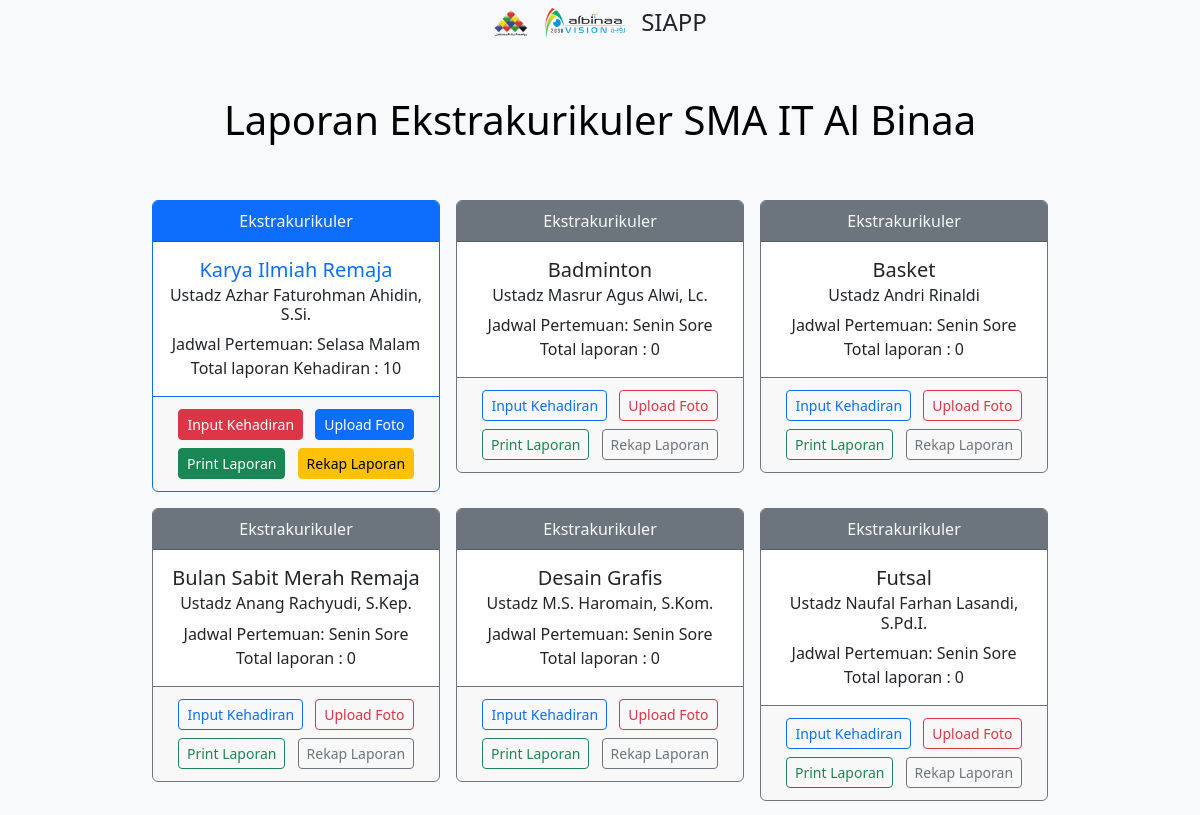
The page /laporan/ (signed in, upper part) on the database as committed earlier.
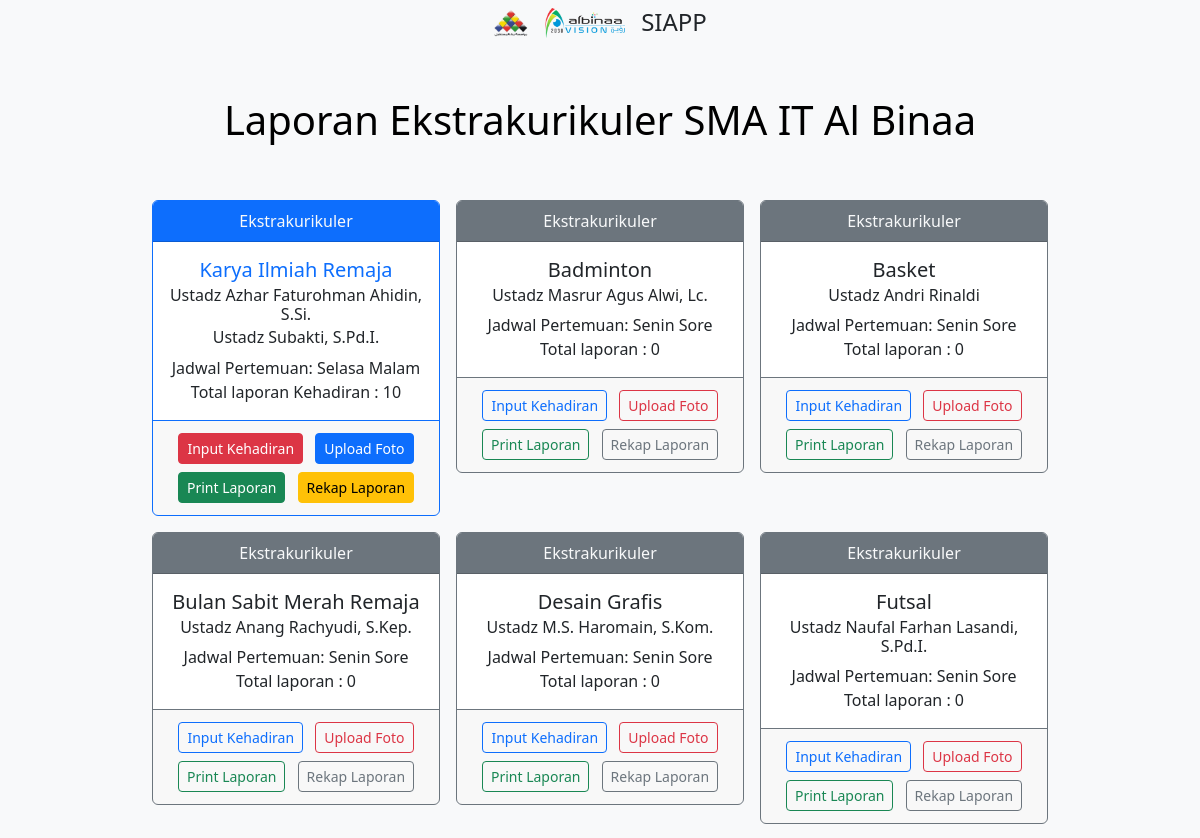
The same page on the database as committed later.
### ekskul/models.py (models this page shows, shortened)
class Extracurricular(models.Model):
    hari = (
        ('Senin', 'Senin'),
        ('Selasa', 'Selasa'),
        ('Rabu', 'Rabu'),
        ('Kamis', 'Kamis'),
        ('Jumat', 'Jumat'),
        ('Sabtu', 'Sabtu'),
        ('Ahad', 'Ahad'),
    )
    jenis = (
        ("Ekskul", "Ekstrakurikuler"),
        ("SC", "Study Club"),
    )
    pilihan_waktu = (
        ("Sore","Sore"),
        ("Malam","Malam"),
        ("Pagi","Pagi"),
        ("Siang","Siang"),
    )
    nama = models.CharField(max_length=50, verbose_name="Nama Ekskul")
    pembina = models.ManyToManyField(Teacher)
    jadwal = models.CharField(max_length=15, choices=hari, verbose_name="Jadwal Pembinaan")
    waktu = models.CharField(max_length=15, choices=pilihan_waktu)
    jadwal_tambahan = models.CharField(max_length=20, choices=hari, default="Tidak ada", blank=True)
    waktu_tambahan = models.CharField(max_length=15, choices=pilihan_waktu, blank=True)
    tipe = models.CharField(max_length=20, choices=jenis, blank=True)
    slug = models.SlugField(blank=True)
    logo = CompressedImageField(upload_to='ekskul/logo', default='no-image.png', blank=True, null=True)

class Teacher(models.Model):
    user = models.OneToOneField(User, on_delete=models.CASCADE, verbose_name="Username",)
    nama_lengkap = models.CharField(max_length=100, verbose_name="Nama Ustadz")
    niy = models.IntegerField(default=0, verbose_name='NIY')
    gelar_depan = models.CharField(max_length=20, blank=True)
    gelar_belakang = models.CharField(max_length=20, blank=True)
    jabatan = models.CharField(max_length=100, blank=True)
    jabatan_khusus = models.CharField(max_length=100, blank=True)
    email = models.EmailField(default='user@gmail.com')
    no_hp = models.IntegerField(blank=True, default=0)
    foto = CompressedImageField(upload_to='user', default='blank-profile.png', blank=True, null=True, quality=50, help_text="format foto .jpg / .jpeg")
    def __str__(self):
        if self.gelar_depan or self.gelar_belakang:
            return f'%s %s, %s.' % (self.gelar_depan, self.nama_lengkap, self.gelar_belakang)
        else:
            return self.nama_lengkap

### laporan/views.py (the view)
# urls.py: path('', deskripsi.views.home_view, name='app-index'),
def index(request):
    if request.user.is_authenticated or request.user.is_superuser:
        ekskul = Extracurricular.objects.filter(pembina=request.user.teacher).order_by('tipe', 'nama')
        extra = Extracurricular.objects.exclude(pembina=request.user.teacher).order_by('tipe', 'nama')
        context = {
            'ekskul': ekskul,
            'extra': extra,
        }
    else:
        ekskul = Extracurricular.objects.all().order_by('tipe', 'nama')
        context = {
            'ekskul': ekskul,
        }
    return render(request, 'laporan.html', context)

### templates/laporan.html (shortened to what the changed rows need)
{% extends 'base.html' %}
{% block content %}
    <div class="my-5 pt-5 text-center">
        <h1>Laporan Ekstrakurikuler SMA IT Al Binaa</h1>
    </div>
    <div class="container text-center">
        <div class="d-flex flex-wrap justify-content-center">
            {% if ekskul %}
                {% for data in ekskul %}
                    <div class="card border-primary m-2" style="width: 18rem; height: 100%;">
                        <div class="card-header bg-primary text-light">
                            {{ data.get_tipe_display }}
                        </div>
                        <div class="card-body">
                            <h5 class="card-title text-primary">{{ data.nama }}</h5>
                            {% for pembina in data.pembina.all %}
                                <h6 class="card-subtitle mb-2">Ustadz {{ pembina }}</h6>
                            {% endfor %}
                            <p class="p-0 m-0">Jadwal Pertemuan: {{ data.jadwal }} {{ data.waktu }}</p>
                            <p class="card-text p-0 m-0">Total laporan Kehadiran : {{ data.report_set.count }}</p>
                        </div>
                        <div class="card-footer border-primary text-light">
                            {% if request.user.is_authenticated %}
                                {% for pembina in data.pembina.all %}
                                    {% if request.user.teacher == pembina and request.user.is_superuser %}
                                        <a href="{% url 'laporan:laporan-input' data.slug %}" class="btn btn-sm btn-danger m-1">Input Kehadiran</a>
                                        <a href="{% url 'laporan:laporan-upload' data.slug %}" class="btn btn-sm btn-primary m-1">Upload Foto</a>
                                        <a href="{% url 'laporan:laporan-print' data.slug %}" class="btn btn-sm btn-success m-1">Print Laporan</a>
                                    {% endif %}
                                {% endfor %}
                                <a href="{% url 'laporan:laporan-ekskul' data.slug %}" class="btn btn-sm btn-warning m-1">Rekap Laporan</a>
                            {% else %}
                                <a href="{% url 'laporan:laporan-ekskul' data.slug %}" class="btn btn-sm btn-secondary m-1">Rekap Laporan</a>
                            {% endif %}
                        </div>
                    </div>
                {% endfor %}
            {% endif %}
            {% if extra %}
                {% for data in extra %}
                    <div class="card border-secondary m-2" style="width: 18rem; height: 100%;">
                        <div class="card-header bg-secondary text-light">
                            {{ data.get_tipe_display }}
                        </div>
                        <div class="card-body">
                            <h5 class="card-title">{{ data.nama }}</h5>
                            {% for pembina in data.pembina.all %}
                                <h6 class="card-subtitle mb-2">Ustadz {{ pembina }}</h6>
                            {% endfor %}
                            <p class="p-0 m-0">Jadwal Pertemuan: {{ data.jadwal }} {{ data.waktu }}</p>
                            <p class="card-text p-0 m-0">Total laporan : {{ data.report_set.count }}</p>
                        </div>
                        <div class="card-footer border-secondary text-light">
                            {% if request.user.is_authenticated %}
                                {% if request.user.is_superuser %}
                                    <a href="{% url 'laporan:laporan-input' data.slug %}" class="btn btn-sm btn-outline-primary m-1">Input Kehadiran</a>
                                    <a href="{% url 'laporan:laporan-upload' data.slug %}" class="btn btn-sm btn-outline-danger m-1">Upload Foto</a>
                                    <a href="{% url 'laporan:laporan-print' data.slug %}" class="btn btn-sm btn-outline-success m-1">Print Laporan</a>
                                {% endif %}
                                <a href="{% url 'laporan:laporan-ekskul' data.slug %}" class="btn btn-sm btn-outline-secondary m-1">Rekap Laporan</a>
                            {% else %}
                                <a href="{% url 'laporan:laporan-ekskul' data.slug %}" class="btn btn-sm btn-outline-secondary m-1">Rekap Laporan</a>
                            {% endif %}
                        </div>
                    </div>
                {% endfor %}
            {% endif %}
        </div>
    </div>
{% endblock %}

Rows that differ between the two databases and show on the page:
changed Extracurricular "Karya Ilmiah Remaja": gains Teacher (gelar_depan+gelar_belakang+nama_lengkap "Subakti, S.Pd.I.")
